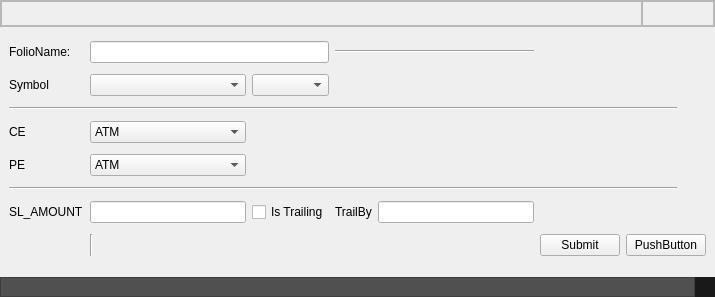
<?xml version="1.0" encoding="UTF-8"?>
<ui version="4.0">
 <class>MainWindow</class>
 <widget class="QMainWindow" name="MainWindow">
  <property name="geometry">
   <rect>
    <x>0</x>
    <y>0</y>
    <width>715</width>
    <height>297</height>
   </rect>
  </property>
  <property name="windowTitle">
   <string>MainWindow</string>
  </property>
  <widget class="QWidget" name="centralwidget">
   <layout class="QGridLayout" name="gridLayout">
    <property name="leftMargin">
     <number>0</number>
    </property>
    <property name="topMargin">
     <number>0</number>
    </property>
    <property name="rightMargin">
     <number>0</number>
    </property>
    <property name="bottomMargin">
     <number>0</number>
    </property>
    <property name="spacing">
     <number>0</number>
    </property>
    <item row="0" column="0" colspan="2">
     <widget class="QFrame" name="headerFrame">
      <property name="sizePolicy">
       <sizepolicy hsizetype="Expanding" vsizetype="Maximum">
        <horstretch>0</horstretch>
        <verstretch>0</verstretch>
       </sizepolicy>
      </property>
      <property name="minimumSize">
       <size>
        <width>0</width>
        <height>0</height>
       </size>
      </property>
      <property name="styleSheet">
       <string notr="true"/>
      </property>
      <property name="frameShape">
       <enum>QFrame::StyledPanel</enum>
      </property>
      <property name="frameShadow">
       <enum>QFrame::Raised</enum>
      </property>
      <layout class="QGridLayout" name="gridLayout_2">
       <property name="leftMargin">
        <number>0</number>
       </property>
       <property name="topMargin">
        <number>0</number>
       </property>
       <property name="rightMargin">
        <number>0</number>
       </property>
       <property name="bottomMargin">
        <number>0</number>
       </property>
       <property name="spacing">
        <number>0</number>
       </property>
       <item row="0" column="0">
        <widget class="QFrame" name="frame_2">
         <property name="sizePolicy">
          <sizepolicy hsizetype="Expanding" vsizetype="Preferred">
           <horstretch>0</horstretch>
           <verstretch>0</verstretch>
          </sizepolicy>
         </property>
         <property name="minimumSize">
          <size>
           <width>0</width>
           <height>25</height>
          </size>
         </property>
         <property name="maximumSize">
          <size>
           <width>16777215</width>
           <height>25</height>
          </size>
         </property>
         <property name="styleSheet">
          <string notr="true"/>
         </property>
         <property name="frameShape">
          <enum>QFrame::StyledPanel</enum>
         </property>
         <property name="frameShadow">
          <enum>QFrame::Raised</enum>
         </property>
        </widget>
       </item>
       <item row="0" column="1" alignment="Qt::AlignRight|Qt::AlignTop">
        <widget class="QFrame" name="btnframe">
         <property name="sizePolicy">
          <sizepolicy hsizetype="Maximum" vsizetype="Fixed">
           <horstretch>0</horstretch>
           <verstretch>0</verstretch>
          </sizepolicy>
         </property>
         <property name="minimumSize">
          <size>
           <width>0</width>
           <height>25</height>
          </size>
         </property>
         <property name="maximumSize">
          <size>
           <width>16777215</width>
           <height>25</height>
          </size>
         </property>
         <property name="frameShape">
          <enum>QFrame::StyledPanel</enum>
         </property>
         <property name="frameShadow">
          <enum>QFrame::Raised</enum>
         </property>
         <layout class="QHBoxLayout" name="horizontalLayout">
          <property name="spacing">
           <number>0</number>
          </property>
          <property name="leftMargin">
           <number>0</number>
          </property>
          <property name="topMargin">
           <number>0</number>
          </property>
          <property name="rightMargin">
           <number>0</number>
          </property>
          <property name="bottomMargin">
           <number>0</number>
          </property>
          <item alignment="Qt::AlignTop">
           <widget class="QPushButton" name="bt_min">
            <property name="sizePolicy">
             <sizepolicy hsizetype="Preferred" vsizetype="Preferred">
              <horstretch>35</horstretch>
              <verstretch>25</verstretch>
             </sizepolicy>
            </property>
            <property name="minimumSize">
             <size>
              <width>35</width>
              <height>25</height>
             </size>
            </property>
            <property name="styleSheet">
             <string notr="true">QPushButton {
  background-color: transparent;
  border: 1px solid transparent;

}
QPushButton:hover {
  background-color: #148CD2;    
}
</string>
            </property>
            <property name="text">
             <string/>
            </property>
            <property name="icon">
             <iconset resource="../icons/icons.qrc">
              <normaloff>:/icon1/minus.svg</normaloff>:/icon1/minus.svg</iconset>
            </property>
            <property name="iconSize">
             <size>
              <width>15</width>
              <height>15</height>
             </size>
            </property>
           </widget>
          </item>
          <item alignment="Qt::AlignRight|Qt::AlignTop">
           <widget class="QPushButton" name="bt_close">
            <property name="sizePolicy">
             <sizepolicy hsizetype="Preferred" vsizetype="Preferred">
              <horstretch>35</horstretch>
              <verstretch>25</verstretch>
             </sizepolicy>
            </property>
            <property name="minimumSize">
             <size>
              <width>35</width>
              <height>25</height>
             </size>
            </property>
            <property name="styleSheet">
             <string notr="true">QPushButton {
  background-color: transparent;
  border: 1px solid transparent;

}
QPushButton:hover {
  background-color: #148CD2;    
}
</string>
            </property>
            <property name="text">
             <string/>
            </property>
            <property name="icon">
             <iconset resource="../icons/icons.qrc">
              <normaloff>:/icon1/x.svg</normaloff>:/icon1/x.svg</iconset>
            </property>
            <property name="iconSize">
             <size>
              <width>15</width>
              <height>15</height>
             </size>
            </property>
           </widget>
          </item>
         </layout>
        </widget>
       </item>
      </layout>
     </widget>
    </item>
    <item row="2" column="0">
     <widget class="QFrame" name="frame_3">
      <property name="styleSheet">
       <string notr="true">background-color: rgb(80, 80, 80);
  border-radius: 0
px;</string>
      </property>
      <property name="frameShape">
       <enum>QFrame::StyledPanel</enum>
      </property>
      <property name="frameShadow">
       <enum>QFrame::Raised</enum>
      </property>
     </widget>
    </item>
    <item row="2" column="1">
     <widget class="QFrame" name="frameGrip">
      <property name="minimumSize">
       <size>
        <width>20</width>
        <height>20</height>
       </size>
      </property>
      <property name="maximumSize">
       <size>
        <width>20</width>
        <height>20</height>
       </size>
      </property>
      <property name="styleSheet">
       <string notr="true">background-color: rgb(25,25,25);
  border-radius: 0px;</string>
      </property>
      <property name="frameShape">
       <enum>QFrame::StyledPanel</enum>
      </property>
      <property name="frameShadow">
       <enum>QFrame::Raised</enum>
      </property>
     </widget>
    </item>
    <item row="1" column="0" colspan="2">
     <widget class="QWidget" name="widget" native="true">
      <layout class="QGridLayout" name="gridLayout_3">
       <item row="4" column="1">
        <widget class="QComboBox" name="comboBox_3">
         <item>
          <property name="text">
           <string>ATM</string>
          </property>
         </item>
        </widget>
       </item>
       <item row="1" column="1">
        <widget class="QComboBox" name="comboBox"/>
       </item>
       <item row="6" column="2">
        <widget class="QCheckBox" name="checkBox">
         <property name="text">
          <string>Is Trailing</string>
         </property>
        </widget>
       </item>
       <item row="6" column="1">
        <widget class="QLineEdit" name="lineEdit_9"/>
       </item>
       <item row="7" column="5">
        <widget class="QPushButton" name="pushButton">
         <property name="text">
          <string>Submit</string>
         </property>
        </widget>
       </item>
       <item row="6" column="0">
        <widget class="QLabel" name="label_12">
         <property name="text">
          <string>SL_AMOUNT</string>
         </property>
        </widget>
       </item>
       <item row="1" column="0">
        <widget class="QLabel" name="label_2">
         <property name="text">
          <string>Symbol</string>
         </property>
        </widget>
       </item>
       <item row="3" column="1">
        <widget class="QComboBox" name="comboBox_2">
         <item>
          <property name="text">
           <string>ATM</string>
          </property>
         </item>
        </widget>
       </item>
       <item row="0" column="0">
        <widget class="QLabel" name="label">
         <property name="text">
          <string>FolioName: </string>
         </property>
        </widget>
       </item>
       <item row="7" column="1">
        <widget class="Line" name="line_2">
         <property name="orientation">
          <enum>Qt::Vertical</enum>
         </property>
        </widget>
       </item>
       <item row="5" column="0" colspan="8">
        <widget class="Line" name="line_4">
         <property name="orientation">
          <enum>Qt::Horizontal</enum>
         </property>
        </widget>
       </item>
       <item row="1" column="2">
        <widget class="QComboBox" name="comboBox_6"/>
       </item>
       <item row="4" column="0">
        <widget class="QLabel" name="label_7">
         <property name="text">
          <string>PE</string>
         </property>
        </widget>
       </item>
       <item row="0" column="1" colspan="2">
        <widget class="QLineEdit" name="lineEdit"/>
       </item>
       <item row="0" column="3" colspan="2">
        <widget class="Line" name="line">
         <property name="sizePolicy">
          <sizepolicy hsizetype="Expanding" vsizetype="Fixed">
           <horstretch>0</horstretch>
           <verstretch>0</verstretch>
          </sizepolicy>
         </property>
         <property name="orientation">
          <enum>Qt::Horizontal</enum>
         </property>
        </widget>
       </item>
       <item row="3" column="0">
        <widget class="QLabel" name="label_6">
         <property name="text">
          <string>CE</string>
         </property>
        </widget>
       </item>
       <item row="2" column="0" colspan="8">
        <widget class="Line" name="line_3">
         <property name="orientation">
          <enum>Qt::Horizontal</enum>
         </property>
        </widget>
       </item>
       <item row="7" column="6" colspan="3">
        <widget class="QPushButton" name="pushButton_2">
         <property name="text">
          <string>PushButton</string>
         </property>
        </widget>
       </item>
       <item row="6" column="3">
        <widget class="QLabel" name="label_3">
         <property name="text">
          <string>TrailBy</string>
         </property>
        </widget>
       </item>
       <item row="6" column="4">
        <widget class="QLineEdit" name="lineEdit_2"/>
       </item>
      </layout>
     </widget>
    </item>
   </layout>
  </widget>
  <action name="actionCSV">
   <property name="text">
    <string>CSV</string>
   </property>
  </action>
 </widget>
 <resources>
  <include location="../icons/icons.qrc"/>
 </resources>
 <connections/>
</ui>
